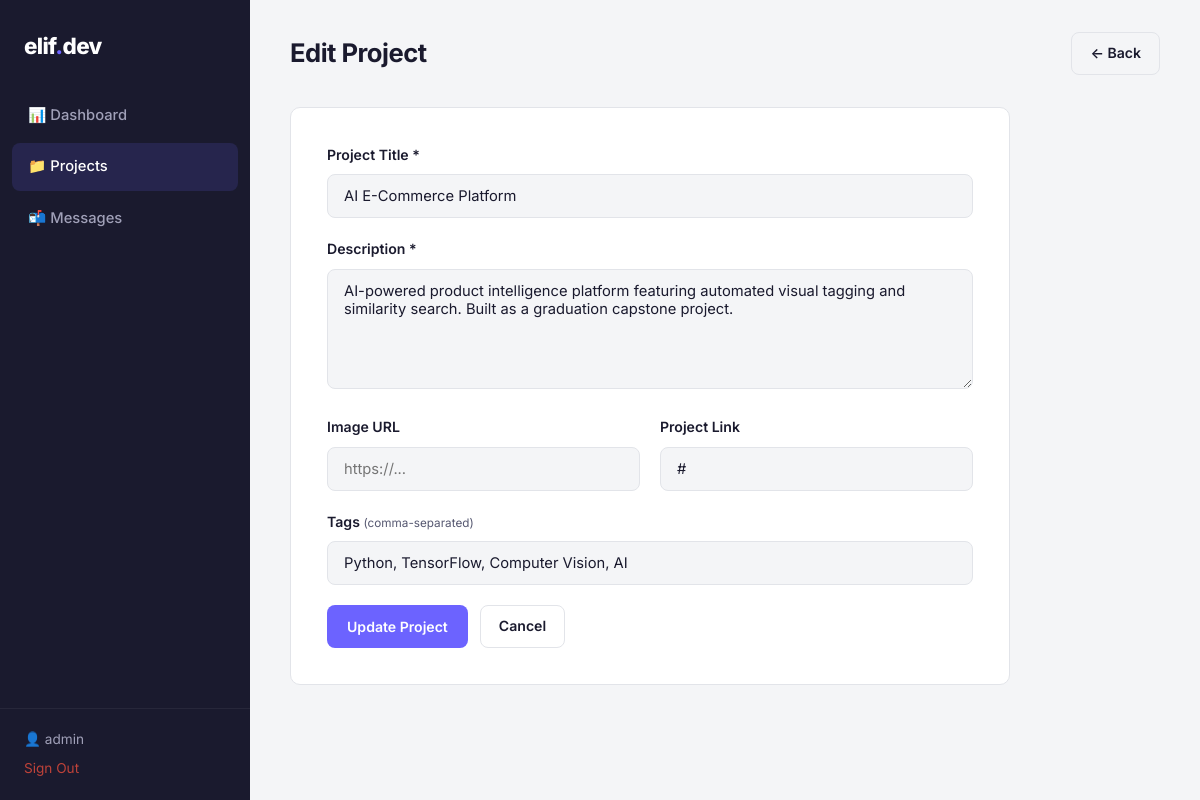
The page /admin/project_form.php?id=1 (signed in) on the database its author committed.
### tables this page shows
CREATE TABLE IF NOT EXISTS projects (
    id INT AUTO_INCREMENT PRIMARY KEY,
    title VARCHAR(255) NOT NULL,
    description TEXT NOT NULL,
    image_url VARCHAR(500) DEFAULT NULL,
    link VARCHAR(500) DEFAULT NULL,
    tags VARCHAR(500) DEFAULT NULL,
    created_at TIMESTAMP DEFAULT CURRENT_TIMESTAMP
);

### admin/project_form.php (the view, shortened to what this page needs)
<?php
require_once __DIR__ . '/../includes/db.php';
$editing = false;
$project = ['id' => '', 'title' => '', 'description' => '', 'image_url' => '', 'link' => '', 'tags' => ''];
if (isset($_GET['id'])) {
    $editing = true;
    $stmt = $pdo->prepare('SELECT * FROM projects WHERE id = :id');
    $stmt->execute([':id' => (int) $_GET['id']]);
    $found = $stmt->fetch();
    if ($found) {
        $project = $found;
    } else {
        header('Location: projects.php');
        exit;
    }
}
?>
<!DOCTYPE html>
<html lang="en">
<head>
    <link rel="stylesheet" href="../css/admin.css">
</head>
<body>
    <div class="admin-layout">
        <aside class="sidebar">
            <div class="sidebar-logo">elif<span>.</span>dev</div>
            <nav class="sidebar-nav">
                <a href="index.php">📊 Dashboard</a>
                <a href="projects.php" class="active">📁 Projects</a>
                <a href="messages.php">📬 Messages</a>
            </nav>
            <div class="sidebar-footer">
                <span class="sidebar-user">👤 <?= htmlspecialchars($_SESSION['admin_user']) ?></span>
                <a href="logout.php" class="sidebar-logout">Sign Out</a>
            </div>
        </aside>
        <main class="admin-main">
            <header class="admin-header">
                <h1><?= $editing ? 'Edit Project' : 'Add New Project' ?></h1>
                <a href="projects.php" class="btn btn-outline-sm">&larr; Back</a>
            </header>
            <form method="POST" class="admin-form">
                <div class="form-group">
                    <label for="title">Project Title *</label>
                    <input type="text" id="title" name="title" value="<?= htmlspecialchars($project['title']) ?>" required>
                </div>
                <div class="form-group">
                    <label for="description">Description *</label>
                    <textarea id="description" name="description" rows="5" required><?= htmlspecialchars($project['description']) ?></textarea>
                </div>
                <div class="form-row">
                    <div class="form-group">
                        <label for="image_url">Image URL</label>
                        <input type="text" id="image_url" name="image_url" value="<?= htmlspecialchars($project['image_url']) ?>" placeholder="https://...">
                    </div>
                    <div class="form-group">
                        <label for="link">Project Link</label>
                        <input type="text" id="link" name="link" value="<?= htmlspecialchars($project['link']) ?>" placeholder="https://...">
                    </div>
                </div>
                <div class="form-group">
                    <label for="tags">Tags <small>(comma-separated)</small></label>
                    <input type="text" id="tags" name="tags" value="<?= htmlspecialchars($project['tags']) ?>" placeholder="Python, AI, TensorFlow">
                </div>
                <div class="form-actions">
                    <button type="submit" class="btn btn-primary-sm"><?= $editing ? 'Update Project' : 'Create Project' ?></button>
                    <a href="projects.php" class="btn btn-outline-sm">Cancel</a>
                </div>
            </form>
        </main>
    </div>
</body>
</html>

### css/admin.css (style rules this page uses)
:root { --admin-bg: #f4f5f7; --admin-surface: #ffffff; --admin-text: #1a1a2e; --admin-text-secondary: #555770; --admin-accent: #6c63ff; --admin-accent-hover: #5a52d5; --admin-border: #e2e4e9; --admin-sidebar-bg: #1a1a2e; --admin-sidebar-text: #a0a0b8; --admin-sidebar-active: #ffffff; --admin-danger: #e74c3c; --admin-success: #27ae60; --admin-radius: 10px; --admin-transition: 0.25s ease; --font-main: 'Inter', -apple-system, BlinkMacSystemFont, 'Segoe UI', sans-serif; }
*, *::before, *::after { margin: 0; padding: 0; box-sizing: border-box; }
body { font-family: var(--font-main); background: var(--admin-bg); color: var(--admin-text); line-height: 1.6; -webkit-font-smoothing: antialiased; }
a { color: var(--admin-accent); text-decoration: none; }
.admin-layout { display: flex; min-height: 100vh; }
.sidebar { width: 250px; background: var(--admin-sidebar-bg); color: var(--admin-sidebar-text); display: flex; flex-direction: column; position: fixed; top: 0; left: 0; bottom: 0; z-index: 100; }
.sidebar-logo { padding: 28px 24px; font-size: 1.4rem; font-weight: 800; color: #fff; letter-spacing: -0.03em; }
.sidebar-logo span { color: var(--admin-accent); }
.sidebar-nav { flex: 1; display: flex; flex-direction: column; gap: 4px; padding: 0 12px; }
.sidebar-nav a { display: flex; align-items: center; gap: 10px; padding: 12px 16px; border-radius: 8px; color: var(--admin-sidebar-text); font-size: 0.92rem; font-weight: 500; transition: all var(--admin-transition); }
.sidebar-nav a.active { background: rgba(108, 99, 255, 0.15); color: var(--admin-sidebar-active); }
.sidebar-footer { padding: 20px 24px; border-top: 1px solid rgba(255, 255, 255, 0.06); display: flex; flex-direction: column; gap: 8px; }
.sidebar-user { font-size: 0.85rem; }
.sidebar-logout { font-size: 0.85rem; color: var(--admin-danger) !important; opacity: 0.8; transition: opacity var(--admin-transition); }
.admin-main { flex: 1; margin-left: 250px; padding: 32px 40px; }
.admin-header { display: flex; align-items: center; justify-content: space-between; margin-bottom: 32px; }
.admin-header h1 { font-size: 1.6rem; font-weight: 700; letter-spacing: -0.02em; }
.btn { display: inline-flex; align-items: center; gap: 6px; font-family: var(--font-main); font-weight: 600; cursor: pointer; transition: all var(--admin-transition); border: none; text-decoration: none; }
.btn-primary, .btn-primary-sm { background: var(--admin-accent); color: #fff; border-radius: 8px; }
.btn-primary-sm { padding: 10px 20px; font-size: 0.88rem; }
.btn-outline-sm { padding: 9px 18px; font-size: 0.88rem; border-radius: 8px; border: 1.5px solid var(--admin-border); background: transparent; color: var(--admin-text); }
.admin-form { background: var(--admin-surface); border: 1px solid var(--admin-border); border-radius: var(--admin-radius); padding: 36px; max-width: 720px; }
.form-group { margin-bottom: 20px; }
.form-group label { display: block; font-size: 0.88rem; font-weight: 600; margin-bottom: 8px; color: var(--admin-text); }
.form-group label small { font-weight: 400; color: var(--admin-text-secondary); }
.form-group input, .form-group textarea { width: 100%; padding: 12px 16px; border: 1.5px solid var(--admin-border); border-radius: 8px; background: var(--admin-bg); color: var(--admin-text); font-family: var(--font-main); font-size: 0.92rem; transition: border-color var(--admin-transition), box-shadow var(--admin-transition); outline: none; }
.form-group textarea { resize: vertical; min-height: 120px; }
.form-row { display: grid; grid-template-columns: 1fr 1fr; gap: 20px; }
.form-actions { display: flex; gap: 12px; margin-top: 8px; }

### rows shown on the page
projects: title "AI E-Commerce Platform", description "AI-powered product intelligence platform featuring automated visual tagging and similarity search. Built as a graduation capstone project.", link "#", tags "Python, TensorFlow, Computer Vision, AI"

### other values the page prints
$_SESSION['admin_user'] "admin"
